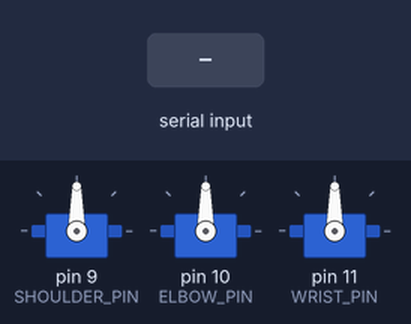
A sketch run on a simulated Arduino Uno, built with avr-gcc and run on an emulated ATmega328P. Shown: 3 × servo. The inputs (shaded band) are chosen by the test bench.

Above: at 1.2 s.
1.3 s: "90,45,200\n" received over Serial
At 2.5 s:
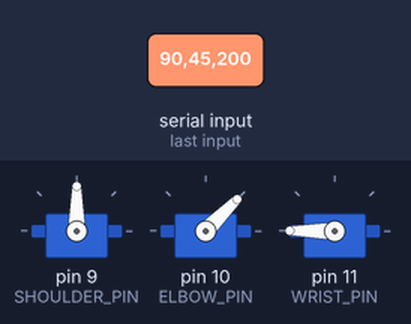
2.8 s: "30,150,10\n" received over Serial
At 3.8 s:
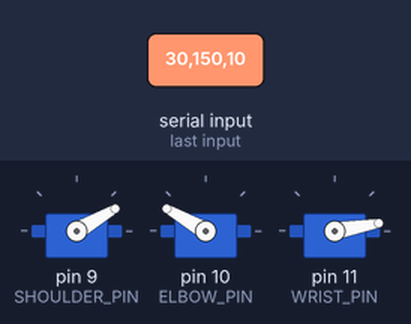
4.3 s: "1,90,45\n" received over Serial
At 4.9 s:
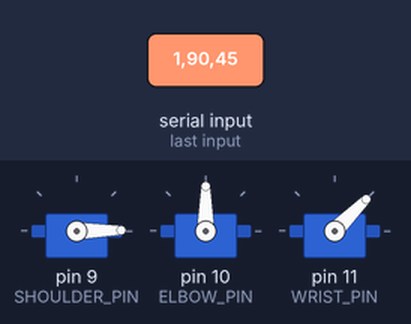
Timing chart, 0 to 7.3 s (numbered marks = the images above; inputs shaded):
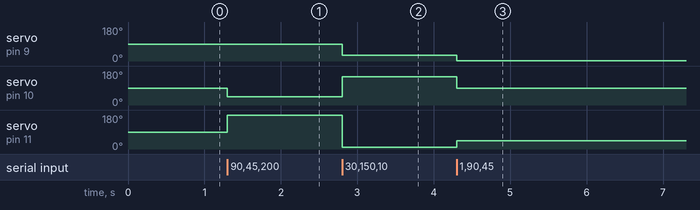

Measured:
- after the input at 1.3 s, servo on pin 10 (ELBOW_PIN): 90° → 45° at once; servo on pin 11 (WRIST_PIN): 90° → 180° at once
- after the input at 2.8 s, servo on pin 9 (SHOULDER_PIN): 90° → 30° at once; servo on pin 10 (ELBOW_PIN): 45° → 150° at once; servo on pin 11 (WRIST_PIN): 180° → 10° at once
- after the input at 4.3 s, servo on pin 9 (SHOULDER_PIN): 30° → 1° at once; servo on pin 10 (ELBOW_PIN): 150° → 90° at once; servo on pin 11 (WRIST_PIN): 10° → 45° at once

The sketch:

arduino_bridge.ino
```cpp
#include <Servo.h>

Servo shoulderServo;
Servo elbowServo;
Servo wristServo;

// Configuration Pins
const int SHOULDER_PIN = 9;
const int ELBOW_PIN = 10;
const int WRIST_PIN = 11;

String inputString = "";
bool stringComplete = false;

void setup() {
  Serial.begin(115200);

  shoulderServo.attach(SHOULDER_PIN);
  elbowServo.attach(ELBOW_PIN);
  wristServo.attach(WRIST_PIN);

  // Home position
  shoulderServo.write(90);
  elbowServo.write(90);
  wristServo.write(90);

  inputString.reserve(50);
}

void loop() {
  // If a full string terminating with '\n' arrived
  if (stringComplete) {
    parseAndExecute(inputString);
    inputString = "";
    stringComplete = false;
  }
}

void serialEvent() {
  while (Serial.available()) {
    char inChar = (char)Serial.read();
    inputString += inChar;
    if (inChar == '\n') {
      stringComplete = true;
    }
  }
}

void parseAndExecute(String payload) {
  // Payload Format: "90,45,180"
  int firstComma = payload.indexOf(',');
  int secondComma = payload.indexOf(',', firstComma + 1);

  if (firstComma > 0 && secondComma > firstComma) {
    String sStr = payload.substring(0, firstComma);
    String eStr = payload.substring(firstComma + 1, secondComma);
    String wStr = payload.substring(secondComma + 1);

    int sAngle = sStr.toInt();
    int eAngle = eStr.toInt();
    int wAngle = wStr.toInt();

    // Safety boundaries before physical write
    sAngle = constrain(sAngle, 0, 180);
    eAngle = constrain(eAngle, 20, 160);
    wAngle = constrain(wAngle, 0, 180);

    shoulderServo.write(sAngle);
    elbowServo.write(eAngle);
    wristServo.write(wAngle);
  }
}
```
